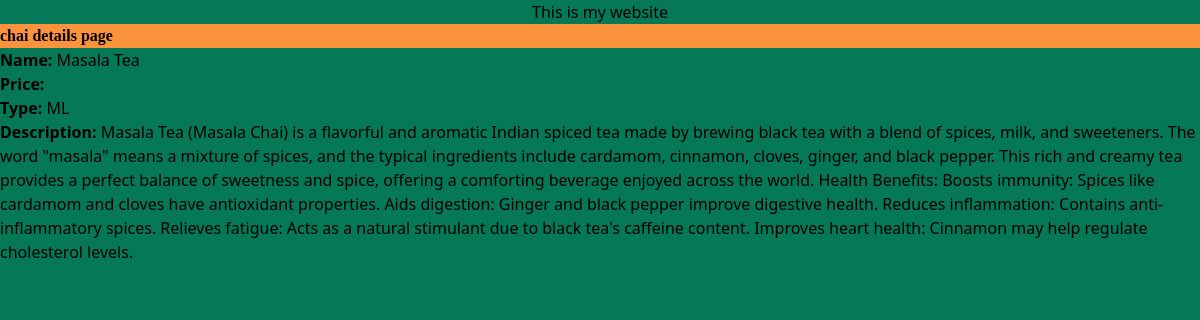
Page /chai/1/ on the committed database.
### chai/models.py (models this page shows, shortened)
class ChaiVarieties(models.Model):
    CHAI_TYPE_CHOICE = [
        ('ML', 'MASALA'),
        ('GR', 'GINGER'),
        ('KL', 'KIWI'),
        ('PL', 'PLAIN'),
        ('EL', 'ELACHI'),
    ]
    name = models.CharField(max_length=100)
    image = models.ImageField(upload_to='chais/')
    date_added = models.DateTimeField(default=timezone.now)
    type = models.CharField(max_length=2, choices=CHAI_TYPE_CHOICE)
    description = models.TextField(blank=True)

### chai/views.py (the view)
# urls.py: path('<int:chai_id>/', views.chai_detail, name='chai_detail'),
def chai_detail(request, chai_id):
    chai = get_object_or_404(ChaiVarieties, pk=chai_id)
    return render(request, 'Chai/chai_detail.html', {'chai': chai})

### chai/templates/Chai/chai_detail.html (shortened to what this page needs)
{% extends "layout.html" %}
{% block content %}
<h1 class="bg-orange-400 font-extrabold font-serif">chai details page</h1>
<p ><strong>Name:</strong> {{ chai.name }}</p>
<p ><strong>Price:</strong> {{ chai.price }}</p>
<p ><strong>Type:</strong> {{ chai.type }}</p>
<p ><strong>Description:</strong> {{ chai.description }}</p>
{% endblock %}

### templates/layout.html (shortened to what this page needs)
{% load static tailwind_tags %}
{% load static %}
<!DOCTYPE html>
<html lang="en">
<head>
    <link rel="stylesheet" href="{%  static 'style.css' %}">
    {% tailwind_css %}
</head>
<body>
    <nav class="text-center">This is my website</nav>
    {% block content %} {% endblock %}
</body>
</html>

### static/style.css (style rules this page uses)
body { background-color: #047857; }
h1 { font-size: large; }

### rows in the picture
ChaiVarieties: name "Masala Tea", type "ML", description "Masala Tea (Masala Chai) is a flavorful and aromatic Indian spiced tea made by brewing black tea with a blend of spices, milk, and sweeteners. The word \"masala\" means a mixture of spices, and the typical ingredients include cardamom, cinnamon, cloves, ginger, and black pepper. This rich and creamy tea provides a perfect balance of sweetness and spice, offering a comforting beverage enjoyed across the world. Health Benefits: Boosts immunity: Spices like cardamom and cloves have antioxidant properties. Aids digestion: Ginger and black pepper improve digestive health. Reduces inflammation: Contains anti-inflammatory spices. Relieves fatigue: Acts as a natural stimulant due to black tea's…"
